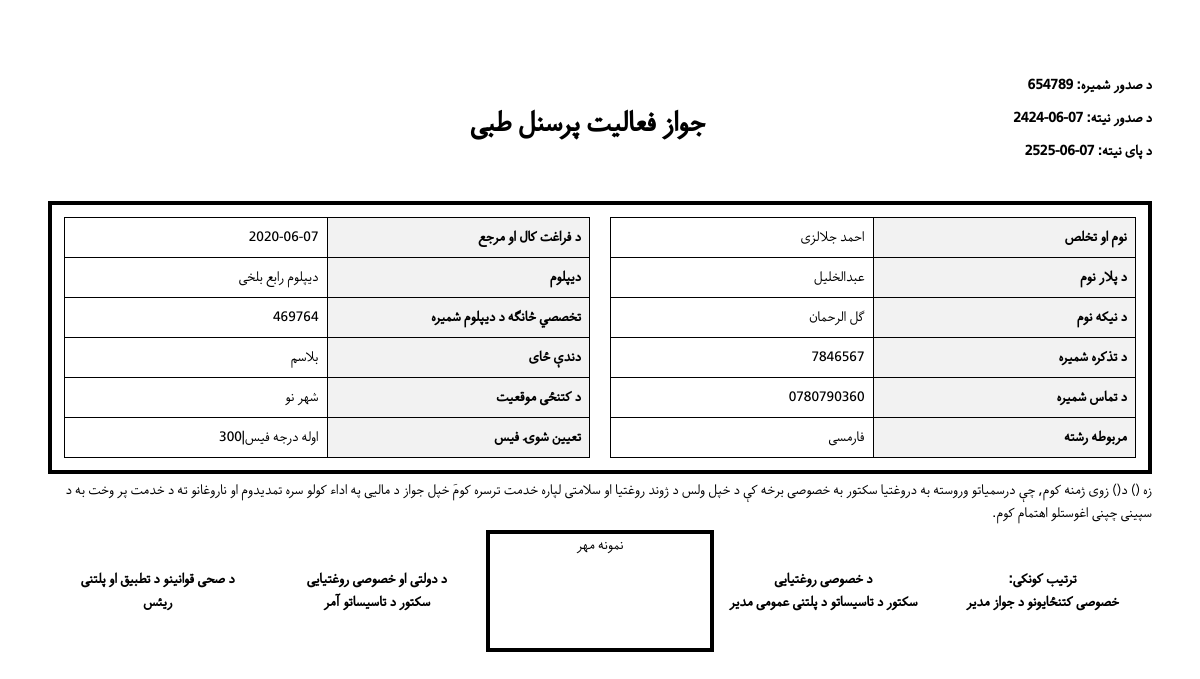
/employee/1/, run on the app's committed database.
### mis/models.py (models this page shows, shortened)
class Employee(models.Model):
    GENDER_CHOICES = (
        ('Male', 'مرد'),
        ('Female', 'زن'),
        ('Other', 'دیگر')
    )
    NATIONALITY_CHOICES = (
        ('Afghan', 'افغان'),
        ('Khariji', 'خارجی')
    )
    name = models.CharField(max_length=255, verbose_name="اسم")
    last_name = models.CharField(max_length=255, verbose_name="تخلص")
    father_name = models.CharField(max_length=255, verbose_name="ولد")
    grand_father_name = models.CharField(
        max_length=255, null=True, blank=True, default='خالی', verbose_name="ولدیت")
    gender = models.CharField(
        max_length=10, choices=GENDER_CHOICES, verbose_name="جنسیت")
    nationality = models.CharField(
        max_length=10, choices=NATIONALITY_CHOICES, verbose_name="ملیت")
    id_no = models.CharField(max_length=20, unique=True,
                             verbose_name="تذکره / پاسپورت نمبر")
    current_address = models.ForeignKey(
        Address, on_delete=models.CASCADE, related_name='employees', verbose_name="آدرس")
    primary_phone = models.CharField(max_length=15, verbose_name="شماره تماس")
    secondary_phone = models.CharField(
        max_length=15, blank=True, null=True, verbose_name="شماره تماس دوم")
    organization = models.ForeignKey(
        Organization, on_delete=models.PROTECT, verbose_name='نهاد صحی')
    education = models.ForeignKey(
        EducationDetails, on_delete=models.PROTECT, verbose_name='سطح تحصیلی')
    license_type = models.ForeignKey(
        LicenseType, on_delete=models.PROTECT, verbose_name='نوعیت جواز')
    fees = models.ForeignKey(
        Fees, on_delete=models.CASCADE, verbose_name='تعیین شوۍ فیس')
    license_number = models.CharField(
        max_length=20, verbose_name='شماره جواز', unique=True)
    license_issue_date = models.DateField(verbose_name="تاریخ صدور جواز")
    license_expiry_date = models.DateField(verbose_name="تاریخ انقضای جواز")
    status = models.BooleanField(default=True, verbose_name="فعال/غیر فعال")
    qr_code = models.ImageField(
        upload_to='qr_codes', blank=True, null=True, verbose_name="کیو ار کد")
    photo = models.ImageField(
        upload_to='services/customer/images', blank=True, null=True, verbose_name="عکس")
    remarks = models.TextField(
        blank=True, null=True, verbose_name="ملاحظات", default='ملاحظه ای ندارد!')
    created_by = models.ForeignKey(User, on_delete=models.SET_NULL,
                                   related_name='employee_created', null=True, verbose_name="ایجاد شد")
    updated_by = models.ForeignKey(User, on_delete=models.SET_NULL,
                                   related_name='employee_updated', null=True, verbose_name="تغییر شد")
    created_at = models.DateTimeField(
        auto_now_add=True, verbose_name="زمان ایجاد", null=True)
    updated_at = models.DateTimeField(
        auto_now=True, verbose_name="زمان تغییر", null=True)
    class Meta:
        verbose_name = 'کدر صحی'
        verbose_name_plural = 'کدر ها'

class EducationDetails(models.Model):
    institute = models.CharField(max_length=255, verbose_name='مرجع')
    field = models.ForeignKey(
        EducationalField, on_delete=models.CASCADE, verbose_name='تخصصي څانګه')
    year_of_graduation = models.DateField(verbose_name='د فراغت کال')
    license_no = models.CharField(
        max_length=255, verbose_name='د دیپلوم شمیره')
    license_type_diplom = models.ForeignKey(
        EducationalDegree, on_delete=models.CASCADE, verbose_name='دیپلوم')
    class Meta:
        verbose_name = 'تخصصي معلومات'
        verbose_name_plural = 'تخصصي معلومات'

class EducationalField(models.Model):
    title = models.CharField(max_length=255, verbose_name='عنوان رشته')
    class Meta:
        verbose_name = 'رشته'
        verbose_name_plural = 'رشته ها'
    def __str__(self):
        return self.title

class EducationalDegree(models.Model):
    title = models.CharField(max_length=255, verbose_name='عنوان')
    remarks = models.TextField(blank=True, null=True, verbose_name='نوت')
    class Meta:
        verbose_name = 'نوع مدرک تحصیلی'
        verbose_name_plural = 'انواع مدارک تحصیلی'
    def __str__(self):
        return self.title

class Organization(models.Model):
    name = models.CharField(max_length=255, verbose_name='نام')
    owner_name = models.CharField(
        max_length=255, verbose_name='نام صاحب امتیاز')
    owner_father_name = models.CharField(
        max_length=255, verbose_name='ولد صاحب امتیاز')
    owner_grand_father_name = models.CharField(
        max_length=255, verbose_name='ولدیت صاحب امتیاز')
    owner_tazkira_number = models.CharField(
        max_length=255, verbose_name='تذکره نمبر صاحب امتیاز')
    address = models.CharField(
        max_length=255, default='null', verbose_name='آدرس محل')
    contact = models.CharField(
        max_length=10, blank=True, null=True, help_text='0784009003', verbose_name='شماره تماس')
    remarks = models.TextField(
        max_length=255, verbose_name='ملاحظات', default='null')
    created_by = models.ForeignKey(
        User, on_delete=models.SET_NULL, related_name='organization_created', null=True, verbose_name="ایجاد شد")
    updated_by = models.ForeignKey(
        User, on_delete=models.SET_NULL, related_name='organization_updated', null=True, verbose_name="تغییر شد")
    created_at = models.DateTimeField(
        auto_now_add=True, verbose_name="زمان ایجاد", null=True)
    updated_at = models.DateTimeField(
        auto_now=True, verbose_name="زمان تغییر", null=True)
    class Meta:
        verbose_name = 'نهاد صحی'
        verbose_name_plural = 'تاسیسات صحی'
    def __str__(self):
        return self.name

class Fees(models.Model):
    title = models.CharField(max_length=255, verbose_name='دې فیس کتګوري')
    price = models.PositiveIntegerField(verbose_name="بیه")
    remarks = models.CharField(
        max_length=255, verbose_name='نوټ', default='نلري')
    class Meta:
        verbose_name = 'د فیس بیه'
        verbose_name_plural = 'د فیس بیه'
    def __str__(self):
        return f"{self.title}|{self.price}"

### mis/views.py (the view)
# urls.py: path('employee/<int:pk>/', employee_detail, name='employee_detail'),
def employee_detail(request, pk):
    employee = get_object_or_404(Employee, pk=pk)
    return render(request, 'mis/employee_detail.html', {'employee': employee})

### mis/templates/mis/employee_detail.html (shortened to what this page needs)
{% load static %}
<!DOCTYPE html>
<html lang="en" dir="rtl">
<head>
</head>
<body>
<div class="header">
    <div class="info">
        <p style="font-weight: bold;">د صدور شمیره: {{ employee.license_number }}</p>
        <p style="font-weight: bold;">د صدور نیته: {{ employee.license_issue_date|date:"d-m-yy" }}</p>
        <p style="font-weight: bold;">د پای نیته: {{ employee.license_expiry_date|date:"d-m-yy" }}</p></p>
    </div>
    <div class="title">
        <h1>جواز فعالیت پرسنل طبی</h1>
    </div>
    <div class="photo">
    </div>
</div>
<div class="container">
    <div class="table-container">
        <table>
            <tr>
                <th>نوم او تخلص</th>
                <td>{{ employee.name }} {{ employee.last_name }}</td>
            </tr>
            <tr>
                <th>د پلار نوم</th>
                <td>{{ employee.father_name }}</td>
            </tr>
            <tr>
                <th>د نیکه نوم</th>
                <td>{{ employee.grand_father_name }}</td>
            </tr>
            <tr>
                <th>د تذکره شمیره</th>
                <td>{{ employee.id_no }}</td>
            </tr>
            <tr>
                <th>د ‌تماس شمیره</th>
                <td>{{ employee.primary_phone }}</td>
            </tr>
            <tr>
                <th>مربوطه رشته</th>
                <td>{{employee.education.field}}</td>
            </tr>
        </table>
    </div>
    <div class="table-container">
        <table>
            <tr>
                <th>د فراغت کال او مرجع</th>
                <td>{{ employee.education.year_of_graduation|date:"yy-m-d" }}</td>
            </tr>
            <tr>
                <th>دیپلوم</th>
                <td>{{employee.education.license_type_diplom}} {{employee.education.institute}}</th>
            </tr>
            <tr>
                <th>تخصصي څانګه د دیپلوم شمیره</th>
                <td>{{employee.education.license_no}}</td>
            </tr>
            <tr>
                <th>دندې ځای</th>
                <td>{{employee.organization}}</td>
            </tr>
            <tr>
                <th>د کتنځی موقعیت</th>
                <td>{{employee.organization.address}}</td>
            </tr>
            <tr>
                <th>تعیین شوۍ فیس</th>
                <td>{{employee.fees}}</td>
            </tr>
        </table>
    </div>
</div>
<p>
    زه () د() زوی ژمنه کوم, چې درسمیاتو وروسته به دروغتیا سکتور به خصوصی برخه کې د خپل ولس د ژوند روغتیا او سلامتی لپاره خدمت ترسره کومَ خپل جواز د مالیی په اداء کولو سره تمدیدوم او ناروغانو ته د خدمت پر وخت به د سپینی چپنی اغوستلو اهتمام کوم.
</p>
<div class="header">
    <div class="title">
        <b>
        ترتیب کونکی:
        <br>
        خصوصی کتنځایونو د جواز مدیر
        </b>
    </div>
    <div class="title">
        <b>
            د خصوصی روغتیایی<br>
            سکتور د تاسیساتو د پلتنی عمومی مدیر
        </b>
    </div>
    <div class="title" style="border: 4px solid black;height: 3cm;">
        نمونه مهر
    </div>
    <div class="title">
        <b>
            د دولتی او خصوصی روغتیایی <br>
            سکتور د تاسیساتو آمر
        </b>
    </div>
    <div class="title">
        <b>
        د صحی قوانینو د تطبیق او پلتنی<br>
        ریئس
        </b>
    </div>
</div>
</body>
</html>

### data on the page
Employee: license_number "654789", license_issue_date "07-06-2424", license_expiry_date "07-06-2525", name "احمد", last_name "جلالزی", father_name "عبدالخلیل", grand_father_name "گل الرحمان", id_no "7846567", primary_phone "0780790360", education.field "فارمسی", education.year_of_graduation "2020-06-07", education.license_type_diplom "دیپلوم", education.institute "رابع بلخی", education.license_no "469764", organization "بلاسم", organization.address "شهر نو", fees "اوله درجه فیس|300"
